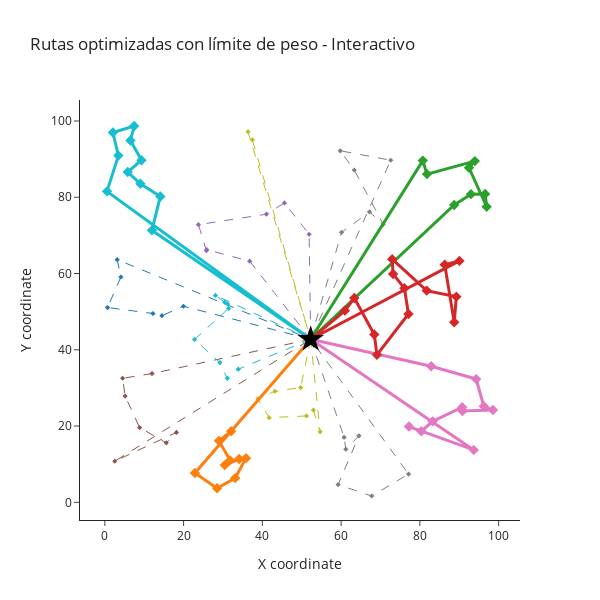

Notebook code for this chart:
### Code cell
plot_routes(route_summaries, warehouse)

### Figure 1 — Plotly figure (JSON) as saved in the notebook; plotly's stock layout.template omitted (floating-point values rounded to 4 significant figures)
{"data": [{"hoverinfo": "text", "hoverlabel": {"bgcolor": "#7f7f7f"}, "line": {"color": "#7f7f7f", "dash": "dash", "width": 1}, "marker": {"size": 4, "symbol": "diamond"}, "mode": "lines+markers", "name": "Route 1", "text": ["Route 1<br>Warehouse<br>Total weight: 706 kg", "Route 1<br>Point 5<br>Weight: 133 kg<br>Total weight: 706 kg", "Route 1<br>Point 78<br>Weight: 148 kg<br>Total weight: 706 kg", "Route 1<br>Point 38<br>Weight: 77 kg<br>Total weight: 706 kg", "Route 1<br>Point 57<br>Weight: 165 kg<br>Total weight: 706 kg", "Route 1<br>Point 28<br>Weight: 71 kg<br>Total weight: 706 kg", "Route 1<br>Point 98<br>Weight: 112 kg<br>Total weight: 706 kg", "Route 1<br>Warehouse<br>Total weight: 706 kg"], "type": "scatter", "x": [52.27, 60.11, 67.21, 70.69, 63.34, 59.79, 72.6, 52.27], "y": [42.75, 70.81, 76.16, 72.9, 87.15, 92.19, 89.71, 42.75]}, {"hoverinfo": "text", "hoverlabel": {"bgcolor": "#bcbd22"}, "line": {"color": "#bcbd22", "dash": "dash", "width": 1}, "marker": {"size": 4, "symbol": "diamond"}, "mode": "lines+markers", "name": "Route 2", "text": ["Route 2<br>Warehouse<br>Total weight: 920 kg", "Route 2<br>Point 71<br>Weight: 179 kg<br>Total weight: 920 kg", "Route 2<br>Point 10<br>Weight: 177 kg<br>Total weight: 920 kg", "Route 2<br>Point 31<br>Weight: 100 kg<br>Total weight: 920 kg", "Route 2<br>Point 65<br>Weight: 153 kg<br>Total weight: 920 kg", "Route 2<br>Point 86<br>Weight: 114 kg<br>Total weight: 920 kg", "Route 2<br>Point 94<br>Weight: 115 kg<br>Total weight: 920 kg", "Route 2<br>Point 25<br>Weight: 82 kg<br>Total weight: 920 kg", "Route 2<br>Warehouse<br>Total weight: 920 kg"], "type": "scatter", "x": [52.27, 49.72, 43.19, 38.87, 41.74, 51.21, 52.97, 54.67, 52.27], "y": [42.75, 30.09, 29.12, 27.13, 22.21, 22.65, 24.19, 18.49, 42.75]}, {"hoverinfo": "text", "hoverlabel": {"bgcolor": "#17becf"}, "line": {"color": "#17becf", "dash": "solid", "width": 3}, "marker": {"size": 8, "symbol": "diamond"}, "mode": "lines+markers", "name": "Route 3", "text": ["Route 3<br>Warehouse<br>Total weight: 1191 kg", "Route 3<br>Point 46<br>Weight: 66 kg<br>Total weight: 1191 kg", "Route 3<br>Point 34<br>Weight: 76 kg<br>Total weight: 1191 kg", "Route 3<br>Point 82<br>Weight: 184 kg<br>Total weight: 1191 kg", "Route 3<br>Point 4<br>Weight: 153 kg<br>Total weight: 1191 kg", "Route 3<br>Point 95<br>Weight: 81 kg<br>Total weight: 1191 kg", "Route 3<br>Point 17<br>Weight: 70 kg<br>Total weight: 1191 kg", "Route 3<br>Point 35<br>Weight: 70 kg<br>Total weight: 1191 kg", "Route 3<br>Point 6<br>Weight: 161 kg<br>Total weight: 1191 kg", "Route 3<br>Point 22<br>Weight: 184 kg<br>Total weight: 1191 kg", "Route 3<br>Point 37<br>Weight: 146 kg<br>Total weight: 1191 kg", "Route 3<br>Warehouse<br>Total weight: 1191 kg"], "type": "scatter", "x": [52.27, 11.96, 14.09, 9.029, 5.808, 9.31, 6.505, 7.455, 2.058, 3.439, 0.5522, 52.27], "y": [42.75, 71.32, 80.22, 83.53, 86.62, 89.72, 94.89, 98.69, 96.99, 90.93, 81.55, 42.75]}, {"hoverinfo": "text", "hoverlabel": {"bgcolor": "#e377c2"}, "line": {"color": "#e377c2", "dash": "solid", "width": 3}, "marker": {"size": 8, "symbol": "diamond"}, "mode": "lines+markers", "name": "Route 4", "text": ["Route 4<br>Warehouse<br>Total weight: 1170 kg", "Route 4<br>Point 32<br>Weight: 57 kg<br>Total weight: 1170 kg", "Route 4<br>Point 67<br>Weight: 163 kg<br>Total weight: 1170 kg", "Route 4<br>Point 70<br>Weight: 176 kg<br>Total weight: 1170 kg", "Route 4<br>Point 77<br>Weight: 75 kg<br>Total weight: 1170 kg", "Route 4<br>Point 75<br>Weight: 92 kg<br>Total weight: 1170 kg", "Route 4<br>Point 52<br>Weight: 73 kg<br>Total weight: 1170 kg", "Route 4<br>Point 7<br>Weight: 148 kg<br>Total weight: 1170 kg", "Route 4<br>Point 58<br>Weight: 116 kg<br>Total weight: 1170 kg", "Route 4<br>Point 36<br>Weight: 79 kg<br>Total weight: 1170 kg", "Route 4<br>Point 89<br>Weight: 191 kg<br>Total weight: 1170 kg", "Route 4<br>Warehouse<br>Total weight: 1170 kg"], "type": "scatter", "x": [52.27, 82.87, 94.29, 96.24, 98.57, 90.83, 90.76, 83.24, 80.37, 77.22, 93.67, 52.27], "y": [42.75, 35.68, 32.32, 25.18, 24.21, 23.96, 24.93, 21.23, 18.66, 19.87, 13.75, 42.75]}, {"hoverinfo": "text", "hoverlabel": {"bgcolor": "#1f77b4"}, "line": {"color": "#1f77b4", "dash": "dash", "width": 1}, "marker": {"size": 4, "symbol": "diamond"}, "mode": "lines+markers", "name": "Route 5", "text": ["Route 5<br>Warehouse<br>Total weight: 764 kg", "Route 5<br>Point 14<br>Weight: 117 kg<br>Total weight: 764 kg", "Route 5<br>Point 76<br>Weight: 88 kg<br>Total weight: 764 kg", "Route 5<br>Point 21<br>Weight: 185 kg<br>Total weight: 764 kg", "Route 5<br>Point 64<br>Weight: 116 kg<br>Total weight: 764 kg", "Route 5<br>Point 84<br>Weight: 85 kg<br>Total weight: 764 kg", "Route 5<br>Point 50<br>Weight: 173 kg<br>Total weight: 764 kg", "Route 5<br>Warehouse<br>Total weight: 764 kg"], "type": "scatter", "x": [52.27, 19.97, 14.49, 12.2, 0.6952, 4.078, 3.143, 52.27], "y": [42.75, 51.42, 48.95, 49.52, 51.07, 59.09, 63.64, 42.75]}, {"hoverinfo": "text", "hoverlabel": {"bgcolor": "#ff7f0e"}, "line": {"color": "#ff7f0e", "dash": "solid", "width": 3}, "marker": {"size": 8, "symbol": "diamond"}, "mode": "lines+markers", "name": "Route 6", "text": ["Route 6<br>Warehouse<br>Total weight: 1152 kg", "Route 6<br>Point 83<br>Weight: 106 kg<br>Total weight: 1152 kg", "Route 6<br>Point 55<br>Weight: 144 kg<br>Total weight: 1152 kg", "Route 6<br>Point 61<br>Weight: 74 kg<br>Total weight: 1152 kg", "Route 6<br>Point 19<br>Weight: 197 kg<br>Total weight: 1152 kg", "Route 6<br>Point 90<br>Weight: 164 kg<br>Total weight: 1152 kg", "Route 6<br>Point 40<br>Weight: 110 kg<br>Total weight: 1152 kg", "Route 6<br>Point 42<br>Weight: 196 kg<br>Total weight: 1152 kg", "Route 6<br>Point 72<br>Weight: 66 kg<br>Total weight: 1152 kg", "Route 6<br>Point 54<br>Weight: 95 kg<br>Total weight: 1152 kg", "Route 6<br>Warehouse<br>Total weight: 1152 kg"], "type": "scatter", "x": [52.27, 32.08, 28.98, 31.8, 30.46, 34.11, 35.85, 33.09, 28.48, 22.88, 52.27], "y": [42.75, 18.65, 16.12, 11.01, 9.767, 11.35, 11.59, 6.356, 3.689, 7.698, 42.75]}, {"hoverinfo": "text", "hoverlabel": {"bgcolor": "#2ca02c"}, "line": {"color": "#2ca02c", "dash": "solid", "width": 3}, "marker": {"size": 8, "symbol": "diamond"}, "mode": "lines+markers", "name": "Route 7", "text": ["Route 7<br>Warehouse<br>Total weight: 1117 kg", "Route 7<br>Point 99<br>Weight: 174 kg<br>Total weight: 1117 kg", "Route 7<br>Point 56<br>Weight: 148 kg<br>Total weight: 1117 kg", "Route 7<br>Point 18<br>Weight: 97 kg<br>Total weight: 1117 kg", "Route 7<br>Point 26<br>Weight: 164 kg<br>Total weight: 1117 kg", "Route 7<br>Point 91<br>Weight: 192 kg<br>Total weight: 1117 kg", "Route 7<br>Point 27<br>Weight: 168 kg<br>Total weight: 1117 kg", "Route 7<br>Point 63<br>Weight: 107 kg<br>Total weight: 1117 kg", "Route 7<br>Point 60<br>Weight: 67 kg<br>Total weight: 1117 kg", "Route 7<br>Warehouse<br>Total weight: 1117 kg"], "type": "scatter", "x": [52.27, 88.71, 92.97, 96.56, 96.96, 92.47, 93.95, 81.8, 80.74, 52.27], "y": [42.75, 77.99, 80.81, 80.84, 77.51, 87.73, 89.48, 86.07, 89.61, 42.75]}, {"hoverinfo": "text", "hoverlabel": {"bgcolor": "#9467bd"}, "line": {"color": "#9467bd", "dash": "dash", "width": 1}, "marker": {"size": 4, "symbol": "diamond"}, "mode": "lines+markers", "name": "Route 8", "text": ["Route 8<br>Warehouse<br>Total weight: 822 kg", "Route 8<br>Point 80<br>Weight: 62 kg<br>Total weight: 822 kg", "Route 8<br>Point 23<br>Weight: 194 kg<br>Total weight: 822 kg", "Route 8<br>Point 92<br>Weight: 141 kg<br>Total weight: 822 kg", "Route 8<br>Point 79<br>Weight: 99 kg<br>Total weight: 822 kg", "Route 8<br>Point 53<br>Weight: 142 kg<br>Total weight: 822 kg", "Route 8<br>Point 13<br>Weight: 103 kg<br>Total weight: 822 kg", "Route 8<br>Point 68<br>Weight: 81 kg<br>Total weight: 822 kg", "Route 8<br>Warehouse<br>Total weight: 822 kg"], "type": "scatter", "x": [52.27, 36.78, 25.88, 25.79, 23.76, 41.04, 45.61, 51.88, 52.27], "y": [42.75, 63.23, 66.25, 66.0, 72.82, 75.56, 78.52, 70.3, 42.75]}, {"hoverinfo": "text", "hoverlabel": {"bgcolor": "#d62728"}, "line": {"color": "#d62728", "dash": "solid", "width": 3}, "marker": {"size": 8, "symbol": "diamond"}, "mode": "lines+markers", "name": "Route 9", "text": ["Route 9<br>Warehouse<br>Total weight: 1755 kg", "Route 9<br>Point 73<br>Weight: 153 kg<br>Total weight: 1755 kg", "Route 9<br>Point 81<br>Weight: 109 kg<br>Total weight: 1755 kg", "Route 9<br>Point 20<br>Weight: 177 kg<br>Total weight: 1755 kg", "Route 9<br>Point 88<br>Weight: 193 kg<br>Total weight: 1755 kg", "Route 9<br>Point 48<br>Weight: 166 kg<br>Total weight: 1755 kg", "Route 9<br>Point 47<br>Weight: 95 kg<br>Total weight: 1755 kg", "Route 9<br>Point 2<br>Weight: 124 kg<br>Total weight: 1755 kg", "Route 9<br>Point 44<br>Weight: 84 kg<br>Total weight: 1755 kg", "Route 9<br>Point 93<br>Weight: 147 kg<br>Total weight: 1755 kg", "Route 9<br>Point 59<br>Weight: 177 kg<br>Total weight: 1755 kg", "Route 9<br>Point 45<br>Weight: 98 kg<br>Total weight: 1755 kg", "Route 9<br>Point 41<br>Weight: 97 kg<br>Total weight: 1755 kg", "Route 9<br>Point 96<br>Weight: 135 kg<br>Total weight: 1755 kg", "Route 9<br>Warehouse<br>Total weight: 1755 kg"], "type": "scatter", "x": [52.27, 60.96, 63.35, 68.42, 69.09, 77.1, 76.08, 73.2, 72.96, 81.72, 89.26, 88.72, 86.31, 90.04, 52.27], "y": [42.75, 50.27, 53.58, 44.02, 38.67, 49.38, 56.13, 59.87, 63.76, 55.52, 53.93, 47.22, 62.33, 63.31, 42.75]}, {"hoverinfo": "text", "hoverlabel": {"bgcolor": "#8c564b"}, "line": {"color": "#8c564b", "dash": "dash", "width": 1}, "marker": {"size": 4, "symbol": "diamond"}, "mode": "lines+markers", "name": "Route 10", "text": ["Route 10<br>Warehouse<br>Total weight: 956 kg", "Route 10<br>Point 66<br>Weight: 73 kg<br>Total weight: 956 kg", "Route 10<br>Point 30<br>Weight: 158 kg<br>Total weight: 956 kg", "Route 10<br>Point 74<br>Weight: 186 kg<br>Total weight: 956 kg", "Route 10<br>Point 29<br>Weight: 87 kg<br>Total weight: 956 kg", "Route 10<br>Point 3<br>Weight: 162 kg<br>Total weight: 956 kg", "Route 10<br>Point 8<br>Weight: 142 kg<br>Total weight: 956 kg", "Route 10<br>Point 49<br>Weight: 148 kg<br>Total weight: 956 kg", "Route 10<br>Warehouse<br>Total weight: 956 kg"], "type": "scatter", "x": [52.27, 11.99, 4.523, 5.148, 8.849, 15.6, 18.18, 2.542, 52.27], "y": [42.75, 33.76, 32.53, 27.86, 19.6, 15.6, 18.34, 10.79, 42.75]}, {"hoverinfo": "text", "hoverlabel": {"bgcolor": "#7f7f7f"}, "line": {"color": "#7f7f7f", "dash": "dash", "width": 1}, "marker": {"size": 4, "symbol": "diamond"}, "mode": "lines+markers", "name": "Route 11", "text": ["Route 11<br>Warehouse<br>Total weight: 718 kg", "Route 11<br>Point 16<br>Weight: 191 kg<br>Total weight: 718 kg", "Route 11<br>Point 11<br>Weight: 159 kg<br>Total weight: 718 kg", "Route 11<br>Point 87<br>Weight: 57 kg<br>Total weight: 718 kg", "Route 11<br>Point 15<br>Weight: 82 kg<br>Total weight: 718 kg", "Route 11<br>Point 85<br>Weight: 69 kg<br>Total weight: 718 kg", "Route 11<br>Point 39<br>Weight: 160 kg<br>Total weight: 718 kg", "Route 11<br>Warehouse<br>Total weight: 718 kg"], "type": "scatter", "x": [52.27, 60.75, 61.19, 64.52, 59.24, 67.76, 77.13, 52.27], "y": [42.75, 17.05, 13.95, 17.44, 4.645, 1.659, 7.404, 42.75]}, {"hoverinfo": "text", "hoverlabel": {"bgcolor": "#bcbd22"}, "line": {"color": "#bcbd22", "dash": "dash", "width": 1}, "marker": {"size": 4, "symbol": "diamond"}, "mode": "lines+markers", "name": "Route 12", "text": ["Route 12<br>Warehouse<br>Total weight: 300 kg", "Route 12<br>Point 1<br>Weight: 165 kg<br>Total weight: 300 kg", "Route 12<br>Point 69<br>Weight: 135 kg<br>Total weight: 300 kg", "Route 12<br>Warehouse<br>Total weight: 300 kg"], "type": "scatter", "x": [52.27, 37.45, 36.36, 52.27], "y": [42.75, 95.07, 97.18, 42.75]}, {"hoverinfo": "text", "hoverlabel": {"bgcolor": "#17becf"}, "line": {"color": "#17becf", "dash": "dash", "width": 1}, "marker": {"size": 4, "symbol": "diamond"}, "mode": "lines+markers", "name": "Route 13", "text": ["Route 13<br>Warehouse<br>Total weight: 921 kg", "Route 13<br>Point 97<br>Weight: 100 kg<br>Total weight: 921 kg", "Route 13<br>Point 43<br>Weight: 53 kg<br>Total weight: 921 kg", "Route 13<br>Point 12<br>Weight: 131 kg<br>Total weight: 921 kg", "Route 13<br>Point 62<br>Weight: 103 kg<br>Total weight: 921 kg", "Route 13<br>Point 51<br>Weight: 86 kg<br>Total weight: 921 kg", "Route 13<br>Point 24<br>Weight: 177 kg<br>Total weight: 921 kg", "Route 13<br>Point 9<br>Weight: 195 kg<br>Total weight: 921 kg", "Route 13<br>Point 33<br>Weight: 76 kg<br>Total weight: 921 kg", "Route 13<br>Warehouse<br>Total weight: 921 kg"], "type": "scatter", "x": [52.27, 33.9, 31.1, 29.21, 22.79, 31.44, 31.17, 30.42, 28.09, 52.27], "y": [42.75, 34.92, 32.52, 36.64, 42.71, 50.86, 52.01, 52.48, 54.27, 42.75]}, {"hoverinfo": "text", "marker": {"color": "black", "size": 20, "symbol": "star"}, "mode": "markers", "name": "Warehouse", "text": ["Warehouse"], "type": "scatter", "x": [52.27], "y": [42.75]}], "layout": {"height": 600, "hovermode": "closest", "showlegend": false, "title": {"text": "Rutas optimizadas con límite de peso - Interactivo"}, "width": 600, "xaxis": {"title": {"text": "X coordinate"}}, "yaxis": {"title": {"text": "Y coordinate"}}}}
